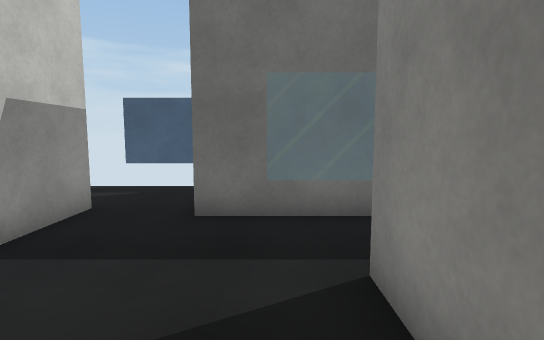
View 1 (above)

12 first-person views from a walk through a 3-D level made in the Unity game engine. The camera is 1.4 m above the floor, tilts 6° down and sees 80° across. The floor is counted in squares, 1 m on a side. Each view is taken from the middle of a square. On the plan, view 1 faces up. The plan holds only what a view shows up to about 15 squares ahead; the rest is blank. The player is left out. Some animated figures are left out. Surface patterns are stand-ins for the level's own textures.

View 2
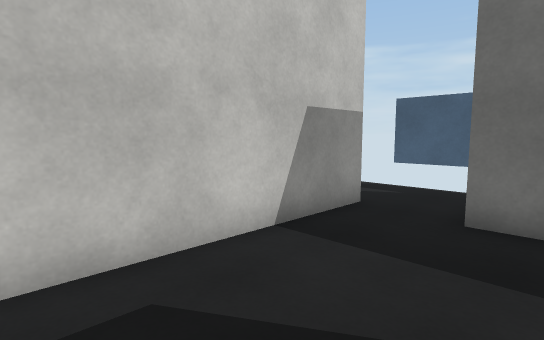

View 3
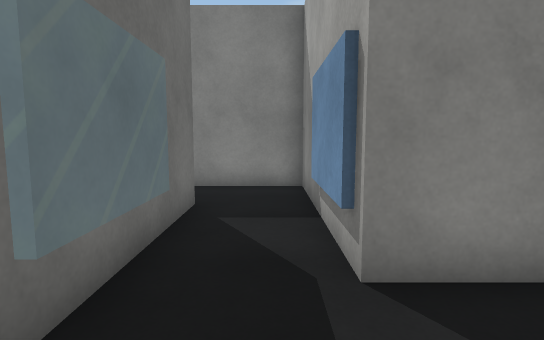

View 4
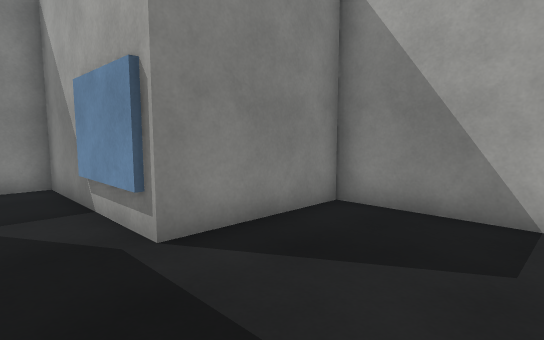

View 5
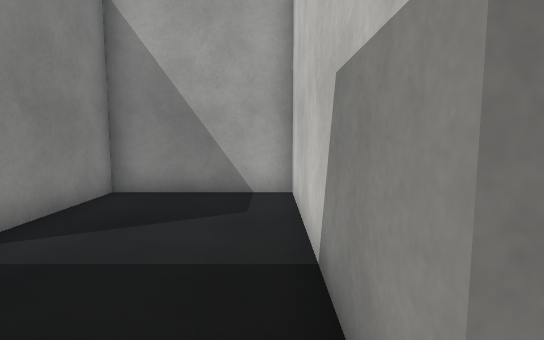

View 6
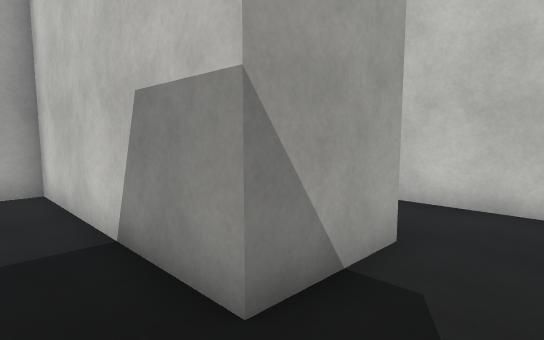

View 7
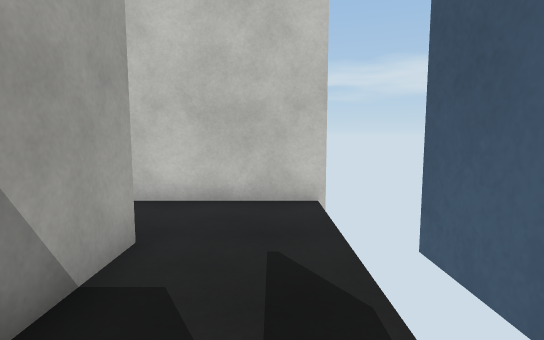

View 8
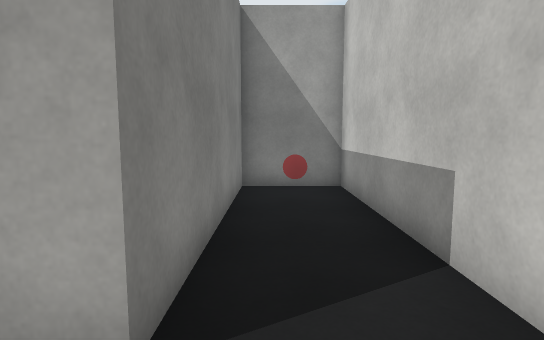

View 9
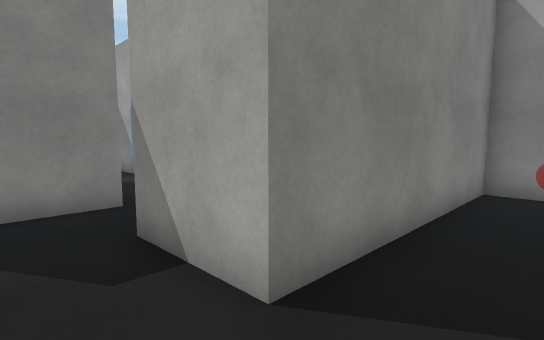

View 10
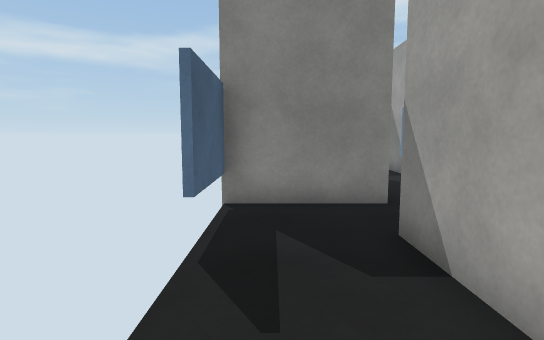

View 11
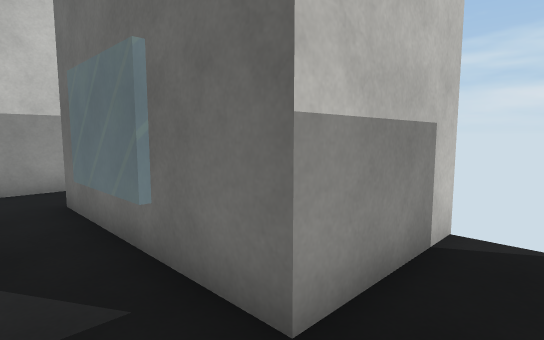

View 12
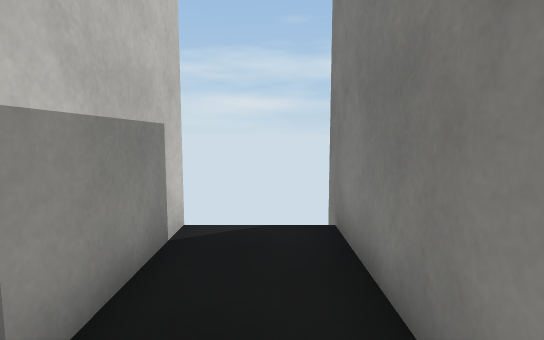

### Floor plan
Points are (right, up) in squares from view 1. A wall is a line through its corners. A room is listed if a view was taken in it or the views show most of it. See-through windows are left out.
Room 1 (views 1, 2, 3, 4, 11, 12)
walls: (-3.5, 6.2) (-3.5, -1) (1, -1) (1, 3.1) (7, 3.1) (7, 9.5); (4.6, 9.1) (4.6, 5.6) (-1.4, 5.6)
ways out: opening at (-2.5, 6) to room 2
Room 2 (views 5, 6, 7, 8, 9, 10)
walls: (-8.9, 9.2) (-8.9, -1) (-6.2, -1) (-6.2, 6.2) (-3.5, 6.2); (-1.4, 5.6) (-1.4, 9) (-4.1, 9)
ways out: opening at (-2.5, 6) to room 1; gap at (-4, 9)

Positions as (right, up) in squares from view 1, and headings:
1: (0, 0), facing up
2: (0, 0), facing up-left
3: (-2, 4), facing right
4: (-3, 5), facing down-right
5: (-3, 7), facing down
6: (-2, 8), facing down-left
7: (-2, 8), facing left
8: (-7, 8), facing down
9: (-8, 8), facing down-right
10: (-8, 8), facing right
11: (6, 4), facing up-left
12: (6, 4), facing up
